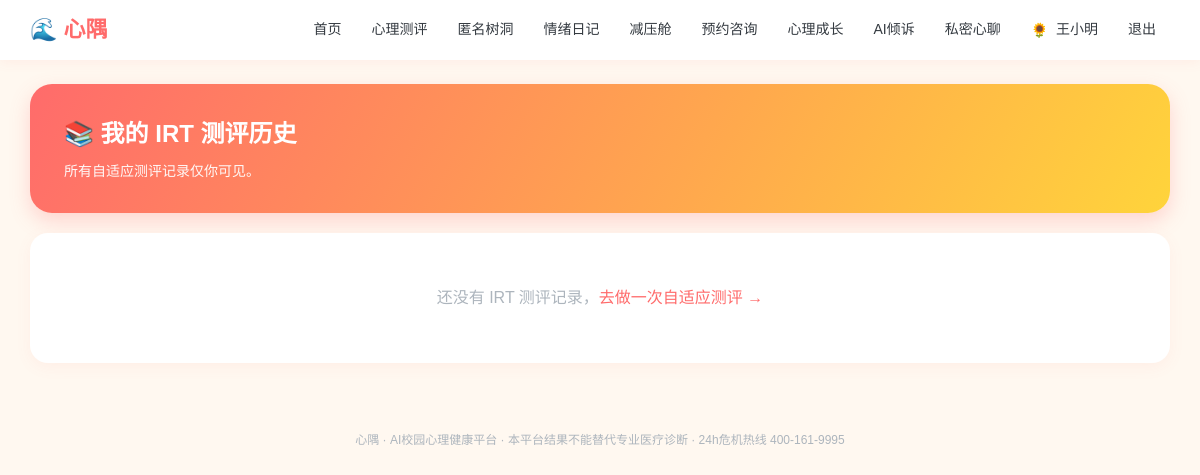
The page /irt/history (signed in) on the database as committed earlier.
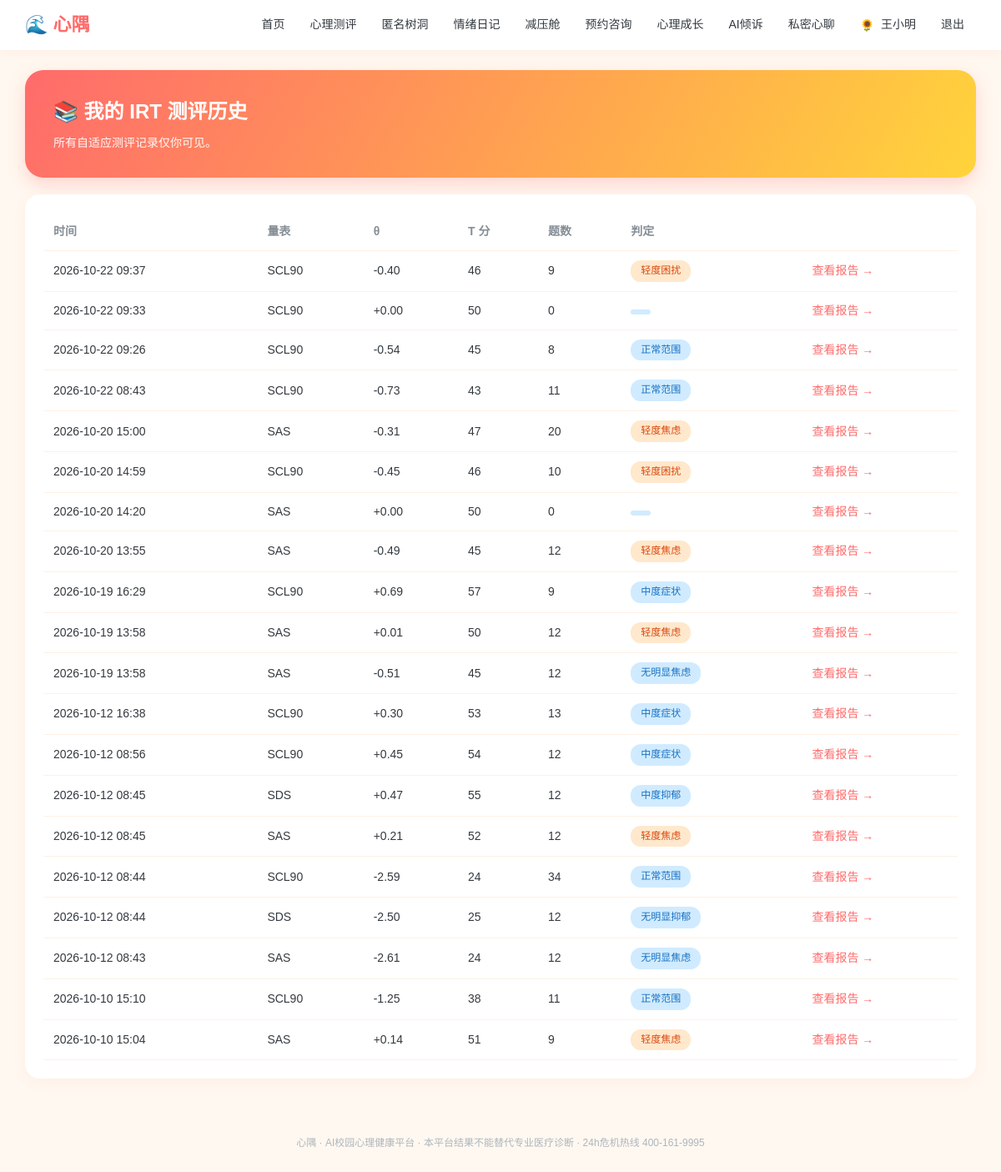
The same page on the database as committed later.
### models.py (models this page shows, shortened)
class User(db.Model):
    __tablename__ = "users"
    id = db.Column(db.Integer, primary_key=True)
    username = db.Column(db.String(64), unique=True, nullable=False)
    password_hash = db.Column(db.String(256), nullable=False)
    role = db.Column(db.String(16), default="student")   #student/counselor
    real_name = db.Column(db.String(64), default="")
    gender = db.Column(db.String(8), default="")
    grade = db.Column(db.String(32), default="")
    major = db.Column(db.String(64), default="")
    phone = db.Column(db.String(32), default="")
    avatar = db.Column(db.String(16), default="🌻")
    avatar_type = db.Column(db.String(16), default="emoji")   #emoji/upload
    avatar_file = db.Column(db.String(128), default="")       #本地上传头像文件名
    profile_completed = db.Column(db.Boolean, default=False)  #首次登录是否已完成基本信息
    qualification_no = db.Column(db.String(64), default="")   # 注册系统编号/证书编号
    qualification_verified = db.Column(db.Boolean, default=False)
    student_id = db.Column(db.String(32), default="")
    school = db.Column(db.String(128), default="")
    college = db.Column(db.String(128), default="")
    class_name = db.Column(db.String(64), default="")
    enrollment_year = db.Column(db.String(8), default="")
    education_level = db.Column(db.String(32), default="")
    student_status = db.Column(db.String(32), default="")
    employee_id = db.Column(db.String(32), default="")
    teacher_title = db.Column(db.String(64), default="")
    department = db.Column(db.String(128), default="")
    qualification = db.Column(db.String(256), default="")
    intro = db.Column(db.String(512), default="")
    created_at = db.Column(db.DateTime, default=datetime.now)

class IRTTest(db.Model):
    __tablename__ = "irt_tests"
    id = db.Column(db.Integer, primary_key=True)
    user_id = db.Column(db.Integer, db.ForeignKey("users.id"))
    scale_code = db.Column(db.String(16))           #scl90/sas/sds
    theta = db.Column(db.Float, default=0.0)       #最终潜变量估计
    se = db.Column(db.Float, default=1.0)         #测量标准误
    t_score = db.Column(db.Integer, default=50)    #T分
    level = db.Column(db.String(32), default="")   #风险等级
    n_items = db.Column(db.Integer, default=0)      #实际作答题数
    responses = db.Column(db.Text, default="")
    dims = db.Column(db.Text, default="")
    created_at = db.Column(db.DateTime, default=datetime.now)

### app.py (the view)
@app.route("/irt/history")
@login_required()
def irt_history(u):
    rows = IRTTest.query.filter_by(user_id=u.id).order_by(IRTTest.created_at.desc()).all()
    return render_template("irt_history.html", u=u, rows=rows)

### app.py (called while the page is built)
def login_required(role=None):
    def decor(f):
        @wraps(f)
        def wrapper(*args,**kwargs):
            uid = session.get("uid")
            if not uid:
                return redirect(url_for("login", next=request.path))
            u = db.session.get(User, uid)
            if not u:
                session.clear()
                return redirect(url_for("login"))
            if not u.profile_completed and request.endpoint not in (
                    "profile", "logout", "static", "avatar_upload"):
                flash("首次登录请先完善你的基本信息", "warn")
                return redirect(url_for("profile"))
            if role and u.role != role:
                flash("该页面需要相应权限", "warn")
                return redirect(url_for("index"))
            return f(u, *args, **kwargs)
        return wrapper
    return decor

@app.context_processor
def inject_globals():
    uid = session.get("uid")
    u = db.session.get(User, uid) if uid else None
    def avatar_html(usr, cls="", emoji_cls=""):
        if usr and usr.avatar_type == "upload" and usr.avatar:
            return f'<img class="{cls}" src="{usr.avatar}" alt="头像">'
        return f'<span class="{emoji_cls}">{usr.avatar or "👤" if usr else "👤"}</span>'
    return {"now": datetime.now(), "u": u, "avatar_html": avatar_html}

### templates/irt_history.html (shortened to what this page needs)
{% extends "base.html" %}
{% block body %}
<div class="hero-banner"><h1>📚 我的 IRT 测评历史</h1><p>所有自适应测评记录仅你可见。</p></div>
<div class="card">
  {% if rows %}
  <table class="tbl">
    <tr><th>时间</th><th>量表</th><th>θ</th><th>T 分</th><th>题数</th><th>判定</th><th></th></tr>
    {% for r in rows %}
    <tr>
      <td>{{ r.created_at.strftime('%Y-%m-%d %H:%M') }}</td>
      <td>{{ r.scale_code|upper }}</td>
      <td>{{ '%+.2f'|format(r.theta) }}</td>
      <td>{{ r.t_score }}</td>
      <td>{{ r.n_items }}</td>
      <td><span class="tag {% if '重' in r.level %}tag-red{% elif '轻' in r.level %}tag-orange{% else %}tag-blue{% endif %}">{{ r.level }}</span></td>
      <td><a href="{{ url_for('irt_result', tid=r.id) }}">查看报告 →</a></td>
    </tr>
    {% endfor %}
  </table>
  {% else %}
  <p style="text-align:center;color:#adb5bd;padding:30px">还没有 IRT 测评记录，<a href="{{ url_for('irt_home') }}">去做一次自适应测评 →</a></p>
  {% endif %}
</div>
{% endblock %}

### templates/base.html (shortened to what this page needs)
<!DOCTYPE html>
<html lang="zh-CN">
<head>
<link href="{{ url_for('static', filename='css/style.css') }}" rel="stylesheet">
</head>
<body>
<nav class="topnav">
  <div class="nav-inner">
    <a class="brand" href="{{ url_for('index') }}">🌊 心隅</a>
    <div class="nav-links">
      {% if u %}
        {% if u.role == 'student' %}
          <a href="{{ url_for('index') }}">首页</a>
          <a href="{{ url_for('assessments') }}">心理测评</a>
          <a href="{{ url_for('treehole') }}">匿名树洞</a>
          <a href="{{ url_for('mood') }}">情绪日记</a>
          <a href="{{ url_for('relax') }}">减压舱</a>
          <a href="{{ url_for('booking') }}">预约咨询</a>
          <a href="{{ url_for('learn') }}">心理成长</a>
          <a href="{{ url_for('chat') }}">AI倾诉</a>
          <a href="{{ url_for('rag_chat_page') }}" title="私密心聊：端侧离线·数据不出本机的一对一私人AI心理咨询">私密心聊</a>
        {% endif %}
        <a class="nav-user" href="{{ url_for('profile') }}" title="个人信息"><span class="nav-avatar-wrap">{{ avatar_html(u, cls="nav-avatar") | safe }}</span> {{ u.real_name or u.username }}</a>
        <a href="{{ url_for('logout') }}">退出</a>
      {% else %}
        <a href="{{ url_for('login') }}">登录</a>
        <a href="{{ url_for('register') }}">注册</a>
      {% endif %}
    </div>
  </div>
</nav>
<main class="container">{% block body %}{% endblock %}</main>
<footer class="footer">心隅 · AI校园心理健康平台 · 本平台结果不能替代专业医疗诊断 · 24h危机热线 400-161-9995</footer>
</body>
</html>

### static/css/style.css (style rules this page uses)
* { margin: 0; padding: 0; box-sizing: border-box; }
:root { --brand: #ff6b6b; --brand2: #ffa94d; --sky: #4dabf7; --mint: #51cf66; --sun: #ffd43b; --ink: #343a40; --ink2: #868e96; --bg: #fff8f0; --card: #ffffff; --soft: #fff1e6; }
body { font-family: "Microsoft YaHei", "PingFang SC", sans-serif; background: var(--bg); color: var(--ink); line-height: 1.65; }
a { color: var(--brand); text-decoration: none; }
.topnav { background: #fff; box-shadow: 0 2px 12px rgba(255,107,107,.08); position: sticky; top: 0; z-index: 100; }
.nav-inner { max-width: 1180px; margin: 0 auto; padding: 0 20px; height: 60px; display: flex; align-items: center; justify-content: space-between; }
.brand { font-size: 22px; font-weight: 800; color: var(--brand); display:flex; align-items:center; gap:6px; }
.nav-links { display: flex; gap: 2px; align-items: center; flex-wrap: wrap; }
.nav-links a { color: var(--ink); padding: 7px 14px; border-radius: 20px; font-size: 14px; font-weight: 500; transition: .2s; }
.nav-user { font-size: 13px; color: var(--ink2); padding: 0 8px; }
.nav-avatar-wrap { display: inline-flex; vertical-align: middle; margin-right: 4px; }
.container { max-width: 1180px; margin: 24px auto; padding: 0 20px; }
.footer { text-align: center; color: #adb5bd; font-size: 12px; padding: 28px; margin-top: 40px; }
.card { background: var(--card); border-radius: 18px; padding: 22px; box-shadow: 0 4px 16px rgba(255,107,107,.07); margin-bottom: 18px; }
.tag { display: inline-block; background: var(--soft); color: #e8590c; font-size: 12px; padding: 3px 12px; border-radius: 12px; margin-right: 6px; font-weight:500; }
.tag-orange { background:#ffe8cc; color:#d9480f; }
.tag-blue { background:#d0ebff; color:#1971c2; }
table.tbl { width: 100%; border-collapse: collapse; font-size: 14px; }
table.tbl th, table.tbl td { padding: 11px 12px; border-bottom: 1px solid #fff1e6; text-align: left; }
table.tbl th { color: var(--ink2); font-weight: 600; }
.hero-banner { background: linear-gradient(120deg, #ff6b6b, #ffa94d 60%, #ffd43b); color:#fff; border-radius:22px; padding:30px 34px; margin-bottom:20px; box-shadow:0 8px 20px rgba(255,107,107,.25); }
.hero-banner h1 { font-size:24px; margin-bottom:6px; }
.hero-banner p { opacity:.95; font-size:14px; }

Rows that differ between the two databases and show on the page:
added IRTTest: created_at "2026-10-22 09:37", scale_code "SCL90", theta "-0.40", t_score "46", n_items "9", level "轻度困扰"
added IRTTest: created_at "2026-10-22 09:33", scale_code "SCL90", theta "+0.00", t_score "50", n_items "0"
added IRTTest: created_at "2026-10-22 09:26", scale_code "SCL90", theta "-0.54", t_score "45", n_items "8", level "正常范围"
added IRTTest: created_at "2026-10-22 08:43", scale_code "SCL90", theta "-0.73", t_score "43", n_items "11", level "正常范围"
added IRTTest: created_at "2026-10-20 15:00", scale_code "SAS", theta "-0.31", t_score "47", n_items "20", level "轻度焦虑"
added IRTTest: created_at "2026-10-20 14:59", scale_code "SCL90", theta "-0.45", t_score "46", n_items "10", level "轻度困扰"
added IRTTest: created_at "2026-10-20 14:20", scale_code "SAS", theta "+0.00", t_score "50", n_items "0"
added IRTTest: created_at "2026-10-20 13:55", scale_code "SAS", theta "-0.49", t_score "45", n_items "12", level "轻度焦虑"
added IRTTest: created_at "2026-10-19 16:29", scale_code "SCL90", theta "+0.69", t_score "57", n_items "9", level "中度症状"
added IRTTest: created_at "2026-10-19 13:58", scale_code "SAS", theta "+0.01", t_score "50", n_items "12", level "轻度焦虑"
added IRTTest: created_at "2026-10-19 13:58", scale_code "SAS", theta "-0.51", t_score "45", n_items "12", level "无明显焦虑"
added IRTTest: created_at "2026-10-12 16:38", scale_code "SCL90", theta "+0.30", t_score "53", n_items "13", level "中度症状"
added IRTTest: created_at "2026-10-12 08:56", scale_code "SCL90", theta "+0.45", t_score "54", n_items "12", level "中度症状"
added IRTTest: created_at "2026-10-12 08:45", scale_code "SDS", theta "+0.47", t_score "55", n_items "12", level "中度抑郁"
added IRTTest: created_at "2026-10-12 08:45", scale_code "SAS", theta "+0.21", t_score "52", n_items "12", level "轻度焦虑"
added IRTTest: created_at "2026-10-12 08:44", scale_code "SCL90", theta "-2.59", t_score "24", n_items "34", level "正常范围"
added IRTTest: created_at "2026-10-12 08:44", scale_code "SDS", theta "-2.50", t_score "25", n_items "12", level "无明显抑郁"
added IRTTest: created_at "2026-10-12 08:43", scale_code "SAS", theta "-2.61", t_score "24", n_items "12", level "无明显焦虑"
added IRTTest: created_at "2026-10-10 15:10", scale_code "SCL90", theta "-1.25", t_score "38", n_items "11", level "正常范围"
added IRTTest: created_at "2026-10-10 15:04", scale_code "SAS", theta "+0.14", t_score "51", n_items "9", level "轻度焦虑"
Other text that changed with them:
text no longer shown: "还没有 IRT 测评记录， 去做一次自适应测评 →"
text now shown: "时间 量表 θ T 分 题数 判定"
